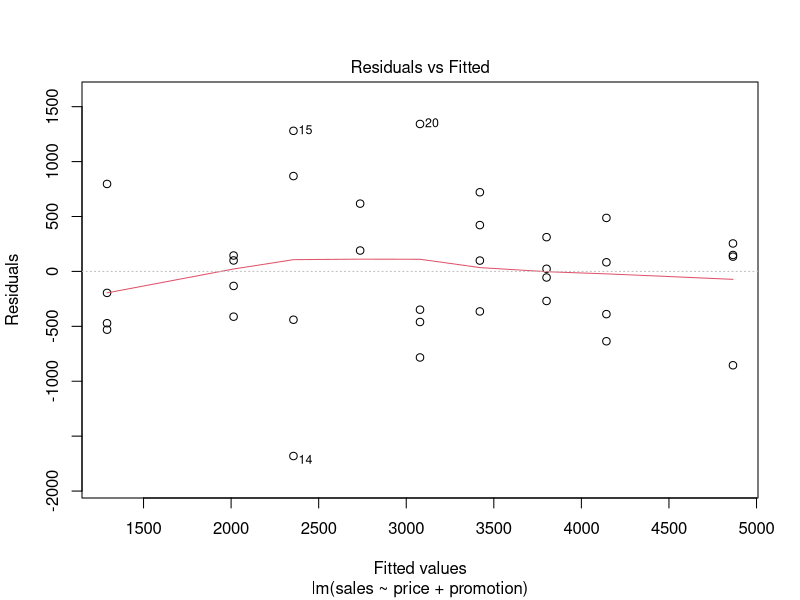
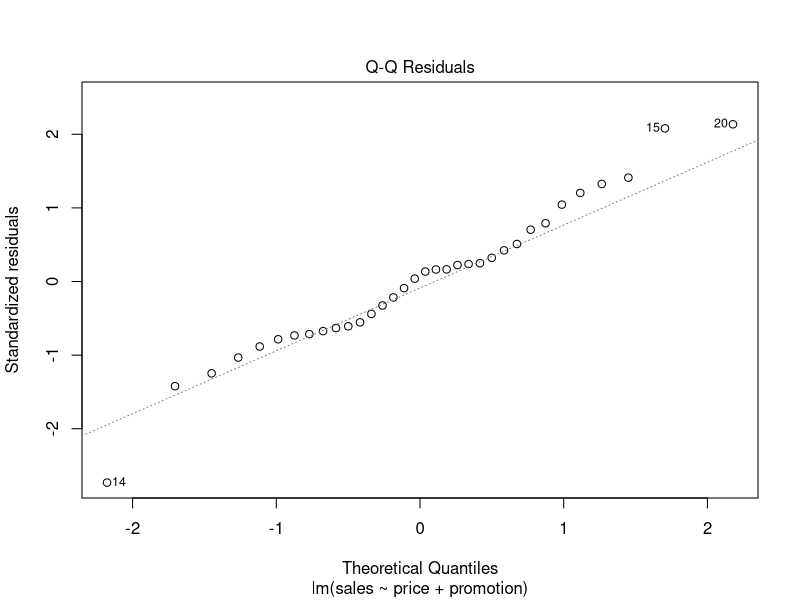
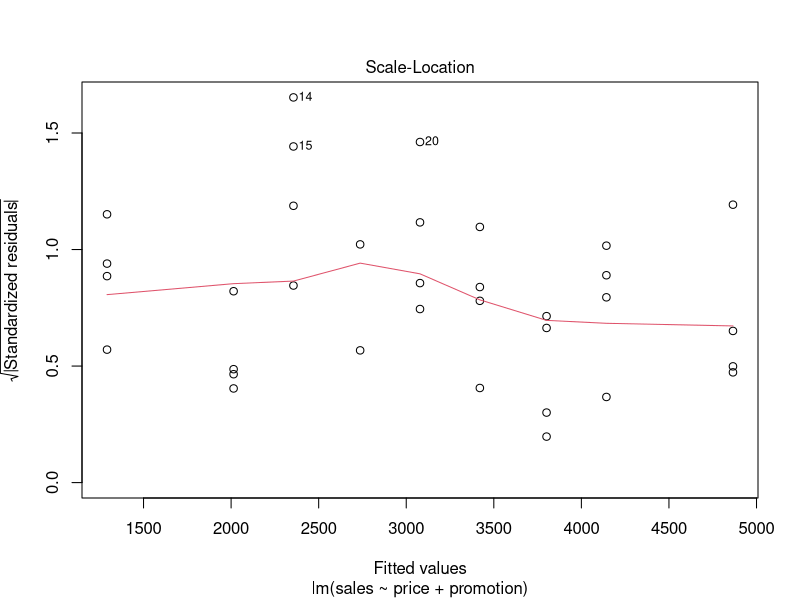
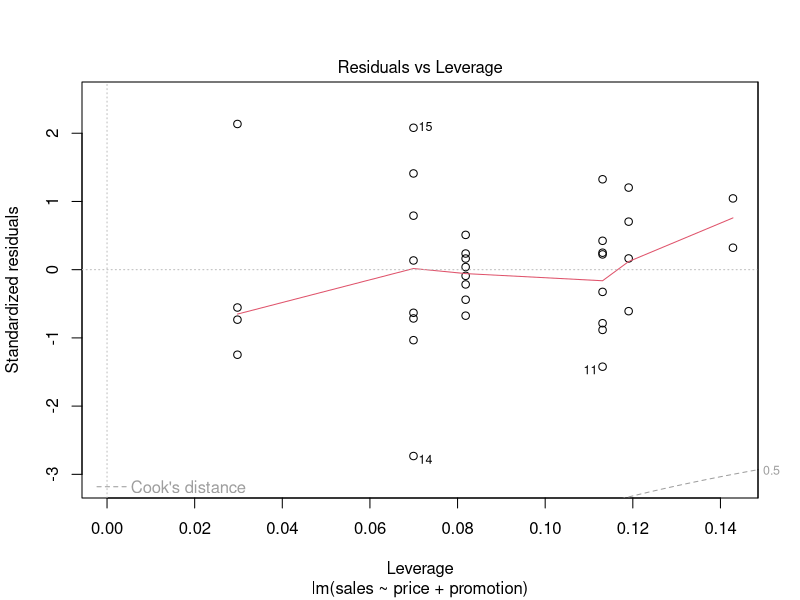
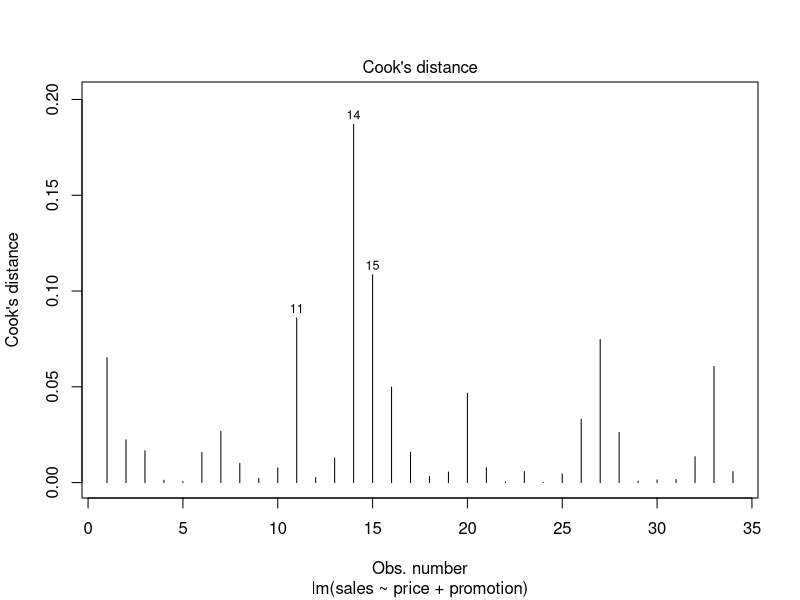

Write the R code that produced these figures, in order.
#Multiple Linear Regression 
#Linear Modeling : DV vs more than 1 IVs
#sales Qty vs price & promotion

#Omni Store
#creating data using Vector
sales= c(4141,3842,3056,3519,4226, 4630,3507,3754, 5000,5120,4011, 5015,1916,675, 3636,3224,2295, 2730,2618,4421, 4113,3746, 3532, 3825,1096, 761,2088,820,2114, 1882,2159,1602,3354,2927)
price = c(59,59,59,59,59,59,59,59,59,59,59,59, 79,79,79,79,79,79,79,79,79, 79,79,79,99,99, 99,99,99,99,99,99,99,99)
promotion= c(200,200,200,200,400,400,400,400, 600,600,600,600,200,200,200,200, 400,400,400,400,600,600,600,600, 200,200,200,200,400,400,400,400,600,600)
length(sales)
omni1 = data.frame(sales, price, promotion)
head(omni1)
str(omni1)
#Make one of data frames active
omni = omni1
head(omni)
options(scipen=999)
?options(scipen=999)
?lm
model2 = lm(sales ~ price + promotion, data = omni)
summary(model2)
#F-stats : pvalue < .05 : LM exists : Y is related to one of the Xs
#Adj R2 > .6 : 74% of variation in price is captured by price and promotion
#coeff : all are significant 
#keeping price constant, if we increase promotion by 1 unit, sales increase by 3.6 units
range(omni$promotion)
range(omni$sales)
range(omni$price)
dim(omni)
library(dplyr)
sdata <- omni %>% sample_n(2)
sdata
omni[c(25,7),c(1:3)]
ndata3 = data.frame(price, promotion)
?cbind
?predict
cbind(sdata, predict(model2, newdata= sdata))
cbind(sdata, predict(model2, omni[c(25,7),c(1:3)]))

plot(model2)
plot(model2, which=4)
omni[14,]
model2b = lm(sales ~ price + promotion, data = omni[-14,])
model3b = lm(sales ~ price + promotion, data = omni[-c(14,15,20),])
summary(model3b)
summary(model2b)

AIC(model2b)
AIC(model2)
AIC(model3b)
#lesser the value of AIC better the model
